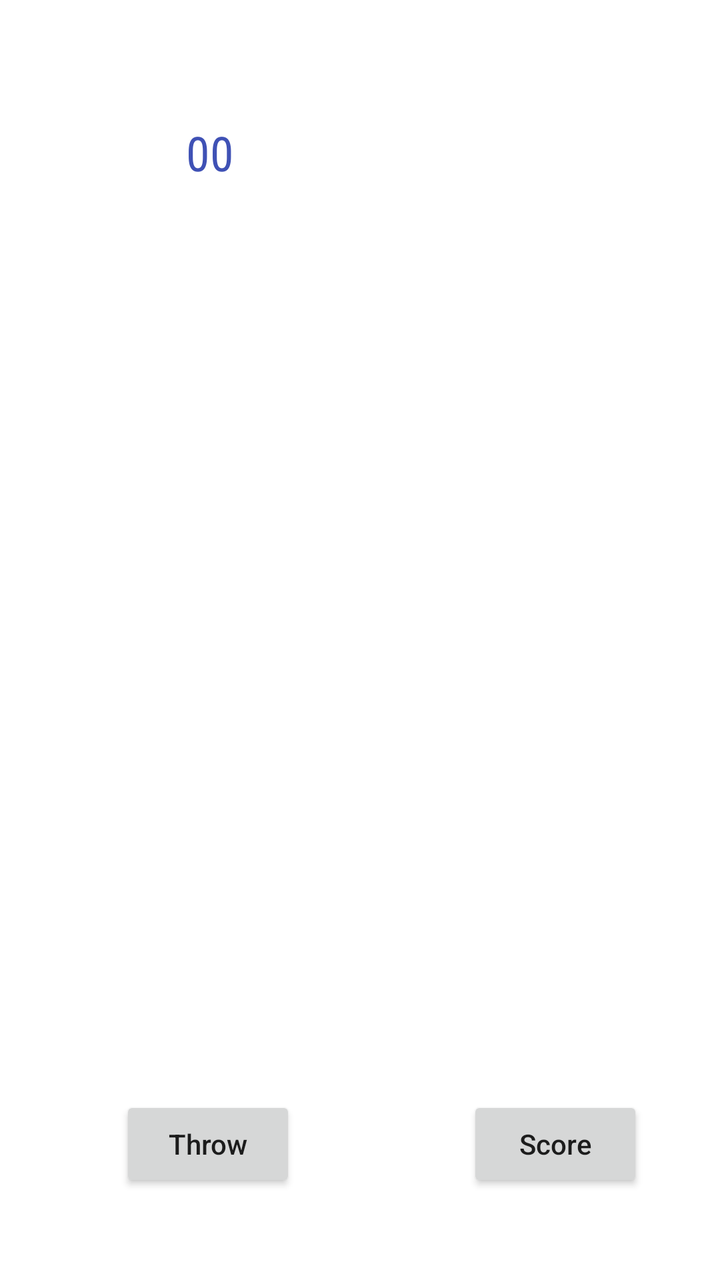
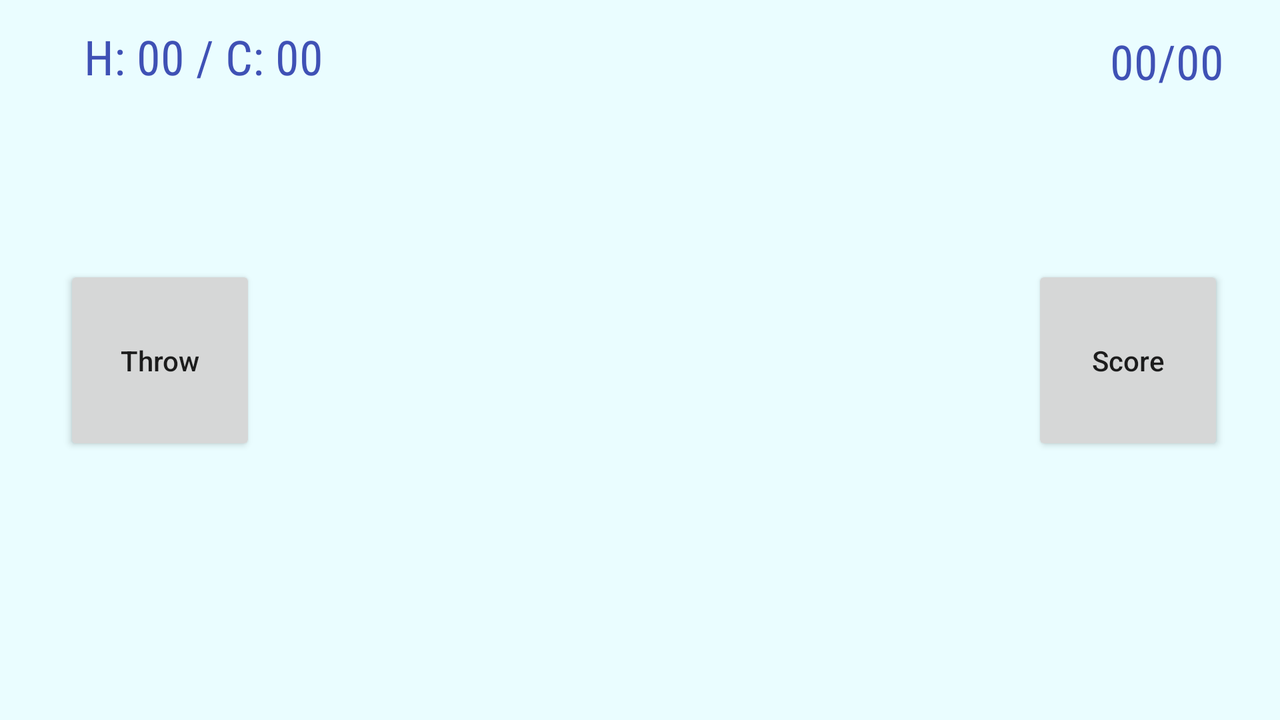

The same Android screen from two of the app's own layout files: first res/layout/ as a phone draws it, then the author's variant for another configuration, drawn on a device whose configuration selects that folder. Both files follow.
<!-- AndroidManifest.xml: application theme Theme.DiceGameCW1 -->
<!-- res/layout/activity_game_screen.xml -->
<?xml version="1.0" encoding="utf-8"?>
<androidx.constraintlayout.widget.ConstraintLayout xmlns:android="http://schemas.android.com/apk/res/android"
        xmlns:app="http://schemas.android.com/apk/res-auto"
        xmlns:tools="http://schemas.android.com/tools"
        android:layout_width="match_parent"
        android:layout_height="match_parent"
        tools:context=".GameScreen">


    
    <Button
            android:text="@string/score"
            android:layout_width="wrap_content"
            android:layout_height="wrap_content"
            android:id="@+id/scoreButt"
            android:textAllCaps="false"
            app:layout_constraintBottom_toBottomOf="parent"
            android:layout_marginEnd="64dp"
            android:layout_marginBottom="44dp"
            app:layout_constraintEnd_toEndOf="parent"
            android:layout_marginStart="111dp"
            app:layout_constraintStart_toEndOf="@+id/throwButt" />

    
    <Button
            android:text="@string/throwButton"
            android:layout_width="wrap_content"
            android:layout_height="wrap_content"
            android:id="@+id/throwButt"
            android:textAllCaps="false"
            app:layout_constraintStart_toStartOf="parent"
            app:layout_constraintBottom_toBottomOf="parent"
            android:layout_marginStart="60dp"
            android:layout_marginBottom="44dp" />


    
    <TextView
            android:text="@string/two_zeros"
            android:layout_width="wrap_content"
            android:layout_height="wrap_content"
            android:fontFamily="sans-serif-condensed"
            android:id="@+id/counterComputer"
            android:textSize="24sp"
            android:textColor="#3F51B5"
            app:layout_constraintTop_toTopOf="parent"
            app:layout_constraintStart_toStartOf="parent"
            android:layout_marginTop="60dp"
            android:layout_marginStart="292dp"
            android:layout_marginEnd="95dp"
            app:layout_constraintEnd_toEndOf="parent" />

    


    

    <TextView
            android:text="@string/two_zeros"
            android:layout_width="wrap_content"
            android:layout_height="wrap_content"
            android:layout_marginTop="60dp"
            android:fontFamily="sans-serif-condensed"
            android:id="@+id/counterHuman"
            app:layout_constraintTop_toTopOf="parent"
            android:textSize="24sp"
            android:textColor="#3F51B5"
            app:layout_constraintStart_toStartOf="parent"
            android:layout_marginStart="92dp"
            app:layout_constraintEnd_toStartOf="@+id/counterComputer"
            android:layout_marginEnd="176dp" />

    <LinearLayout
            android:orientation="vertical"
            android:layout_width="99dp"
            android:layout_height="476dp"
            app:layout_constraintBottom_toBottomOf="parent"
            app:layout_constraintTop_toTopOf="parent"
            android:layout_marginTop="10dp"
            app:layout_constraintEnd_toEndOf="parent"
            android:layout_marginEnd="60dp"
            app:layout_constraintVertical_bias="0.408"
            android:id="@+id/linearLayout2"
            android:layout_marginStart="101dp"
            app:layout_constraintStart_toEndOf="@+id/linearLayout">

        <ImageButton
                style="@style/DiceImageButtonStyle"
                android:background="@android:color/transparent"
                android:id="@+id/c_dice1"
                android:contentDescription="TODO" />

        <ImageButton
                style="@style/DiceImageButtonStyle"
                android:background="@android:color/transparent"
                android:id="@+id/c_dice2"
                android:contentDescription="TODO" />

        <ImageButton
                style="@style/DiceImageButtonStyle"
                android:background="@android:color/transparent"
                android:id="@+id/c_dice4"
                android:contentDescription="TODO" />

        <ImageButton
                style="@style/DiceImageButtonStyle"
                android:background="@android:color/transparent"
                android:id="@+id/c_dice3"
                android:contentDescription="TODO" />

        <ImageButton
                style="@style/DiceImageButtonStyle"
                android:background="@android:color/transparent"
                android:id="@+id/c_dice5"
                android:contentDescription="TODO" />

    </LinearLayout>

    
    <LinearLayout
            android:orientation="vertical"
            android:layout_width="96dp"
            android:layout_height="474dp"
            app:layout_constraintBottom_toBottomOf="parent"
            app:layout_constraintTop_toTopOf="parent"
            android:layout_marginTop="10dp"
            app:layout_constraintEnd_toEndOf="parent"
            android:layout_marginEnd="260dp"
            app:layout_constraintVertical_bias="0.412"
            android:id="@+id/linearLayout"
            app:layout_constraintStart_toStartOf="parent"
            android:layout_marginStart="55dp">

        <ImageButton
                style="@style/DiceImageButtonStyle"
                android:background="@android:color/transparent"
                android:id="@+id/h_dice1"
                android:contentDescription="TODO" />

        <ImageButton
                style="@style/DiceImageButtonStyle"
                android:background="@android:color/transparent"
                android:id="@+id/h_dice2"
                android:contentDescription="TODO" />

        <ImageButton
                style="@style/DiceImageButtonStyle"
                android:background="@android:color/transparent"
                android:id="@+id/h_dice4"
                android:contentDescription="TODO" />

        <ImageButton
                style="@style/DiceImageButtonStyle"
                android:background="@android:color/transparent"
                android:id="@+id/h_dice3"
                android:contentDescription="TODO" />

        <ImageButton
                style="@style/DiceImageButtonStyle"
                android:background="@android:color/transparent"
                android:id="@+id/h_dice5"
                android:contentDescription="TODO" />

    </LinearLayout>


</androidx.constraintlayout.widget.ConstraintLayout>
<!-- resources referenced by this layout -->
<resources>
  <string name="score">Score</string>
  <string name="throwButton">Throw</string>
  <string name="two_zeros">00</string>
  <style name="DiceImageButtonStyle">
          <item name="android:layout_margin">5dp</item>
          <item name="android:src">@drawable/dice_1</item>
          <item name="android:layout_width">87dp</item>
          <item name="android:layout_height">84dp</item>
          <item name="android:scaleType">fitCenter</item>
          <item name="background">@android:color/transparent</item>
          <item name="android:cropToPadding">false</item>
      </style>
  <style name="Theme.DiceGameCW1" parent="Theme.MaterialComponents.DayNight.DarkActionBar">
          
          <item name="colorPrimary">@color/purple_500</item>
          <item name="colorPrimaryVariant">@color/purple_700</item>
          <item name="colorOnPrimary">@color/white</item>
          
          <item name="colorSecondary">@color/teal_200</item>
          <item name="colorSecondaryVariant">@color/teal_700</item>
          <item name="colorOnSecondary">@color/black</item>
          
          <item name="android:statusBarColor">?attr/colorPrimaryVariant</item>
          
      </style>
</resources>
<!-- res/layout-land/activity_game_screen.xml (the author's variant of the layout above) -->
<!-- drawn on the phone turned sideways -->
<?xml version="1.0" encoding="utf-8"?>
<androidx.constraintlayout.widget.ConstraintLayout xmlns:android="http://schemas.android.com/apk/res/android"
        xmlns:app="http://schemas.android.com/apk/res-auto"
        xmlns:tools="http://schemas.android.com/tools"
        android:layout_width="match_parent"
        android:layout_height="match_parent"
        android:background="#EAFDFF"
        tools:context=".GameScreen">


    

    


    

    

    

    

    <Button
            android:text="@string/score"
            android:layout_width="96dp"
            android:layout_height="95dp"
            android:id="@+id/scoreButt"
            android:textAllCaps="false"
            app:layout_constraintBottom_toBottomOf="parent"
            app:layout_constraintEnd_toEndOf="parent"
            app:layout_constraintTop_toTopOf="parent"
            android:layout_marginEnd="28dp" />

    <Button
            android:text="@string/throwButton"
            android:layout_width="96dp"
            android:layout_height="95dp"
            android:id="@+id/throwButt"
            android:textAllCaps="false"
            app:layout_constraintStart_toStartOf="parent"
            app:layout_constraintBottom_toBottomOf="parent"
            android:layout_marginStart="32dp"
            app:layout_constraintTop_toTopOf="parent"
            app:layout_constraintEnd_toStartOf="@+id/scoreButt"
            app:layout_constraintHorizontal_bias="0.0" />

    <LinearLayout
            android:orientation="horizontal"
            android:layout_width="484dp"
            android:layout_height="110dp"
            android:id="@+id/linearLayout"
            app:layout_constraintTop_toTopOf="parent"
            app:layout_constraintEnd_toEndOf="parent"
            android:layout_marginTop="36dp"
            android:layout_marginEnd="168dp">

        <ImageButton
                style="@style/DiceImageButtonStyle"
                android:background="@android:color/transparent"
                android:id="@+id/h_dice1"
                android:contentDescription="TODO" />

        <ImageButton
                style="@style/DiceImageButtonStyle"
                android:background="@android:color/transparent"
                android:id="@+id/h_dice2"
                android:contentDescription="TODO" />

        <ImageButton
                style="@style/DiceImageButtonStyle"
                android:background="@android:color/transparent"
                android:id="@+id/h_dice4"
                android:contentDescription="TODO" />

        <ImageButton
                style="@style/DiceImageButtonStyle"
                android:background="@android:color/transparent"
                android:id="@+id/h_dice3"
                android:contentDescription="TODO" />

        <ImageButton
                style="@style/DiceImageButtonStyle"
                android:background="@android:color/transparent"
                android:id="@+id/h_dice5"
                android:contentDescription="TODO" />

    </LinearLayout>

    <TextView
            android:text="H: 00 / C: 00"
            android:fontFamily="sans-serif-condensed"
            android:textSize="24sp"
            android:textColor="#3F51B5"
            android:layout_width="wrap_content"
            android:layout_height="wrap_content"
            android:id="@+id/winCount"
            app:layout_constraintTop_toTopOf="parent"
            android:layout_marginTop="12dp"
            app:layout_constraintStart_toStartOf="parent"
            android:layout_marginStart="32dp"
            app:layout_constraintEnd_toStartOf="@+id/scoreBoard"
            app:layout_constraintHorizontal_bias="0.025" />

    <LinearLayout
            android:orientation="horizontal"
            android:layout_width="484dp"
            android:layout_height="110dp"
            android:id="@+id/linearLayout2"
            app:layout_constraintStart_toStartOf="parent"
            app:layout_constraintEnd_toEndOf="parent"
            app:layout_constraintHorizontal_bias="0.542"
            app:layout_constraintTop_toBottomOf="@+id/linearLayout"
            android:layout_marginTop="24dp">

        <ImageButton
                style="@style/DiceImageButtonStyle"
                android:background="@android:color/transparent"
                android:id="@+id/c_dice1"
                android:contentDescription="TODO" />

        <ImageButton
                style="@style/DiceImageButtonStyle"
                android:background="@android:color/transparent"
                android:id="@+id/c_dice2"
                android:contentDescription="TODO" />

        <ImageButton
                style="@style/DiceImageButtonStyle"
                android:background="@android:color/transparent"
                android:id="@+id/c_dice4"
                android:contentDescription="TODO" />

        <ImageButton
                style="@style/DiceImageButtonStyle"
                android:background="@android:color/transparent"
                android:id="@+id/c_dice3"
                android:contentDescription="TODO" />

        <ImageButton
                style="@style/DiceImageButtonStyle"
                android:background="@android:color/transparent"
                android:id="@+id/c_dice5"
                android:contentDescription="TODO" />

    </LinearLayout>

    <TextView
            android:text="00/00"
            android:fontFamily="sans-serif-condensed"
            android:textSize="24sp"
            android:textColor="#3F51B5"
            android:layout_width="wrap_content"
            android:layout_height="wrap_content"
            android:id="@+id/scoreBoard"
            app:layout_constraintBottom_toBottomOf="parent"
            app:layout_constraintEnd_toEndOf="parent"
            android:layout_marginEnd="28dp"
            app:layout_constraintTop_toTopOf="parent"
            app:layout_constraintVertical_bias="0.044" />


</androidx.constraintlayout.widget.ConstraintLayout>
<!-- resources referenced by the variant -->
<!-- as the phone turned sideways resolves them -->
<resources>
  <string name="score">Score</string>
  <string name="throwButton">Throw</string>
  <style name="DiceImageButtonStyle">
          <item name="android:layout_margin">5dp</item>
          <item name="android:src">@drawable/dice_1</item>
          <item name="android:layout_width">87dp</item>
          <item name="android:layout_height">84dp</item>
          <item name="android:scaleType">fitCenter</item>
          <item name="background">@android:color/transparent</item>
          <item name="android:cropToPadding">false</item>
      </style>
  <style name="Theme.DiceGameCW1" parent="Theme.MaterialComponents.DayNight.DarkActionBar">
          
          <item name="colorPrimary">@color/purple_500</item>
          <item name="colorPrimaryVariant">@color/purple_700</item>
          <item name="colorOnPrimary">@color/white</item>
          
          <item name="colorSecondary">@color/teal_200</item>
          <item name="colorSecondaryVariant">@color/teal_700</item>
          <item name="colorOnSecondary">@color/black</item>
          
          <item name="android:statusBarColor">?attr/colorPrimaryVariant</item>
          
      </style>
</resources>
